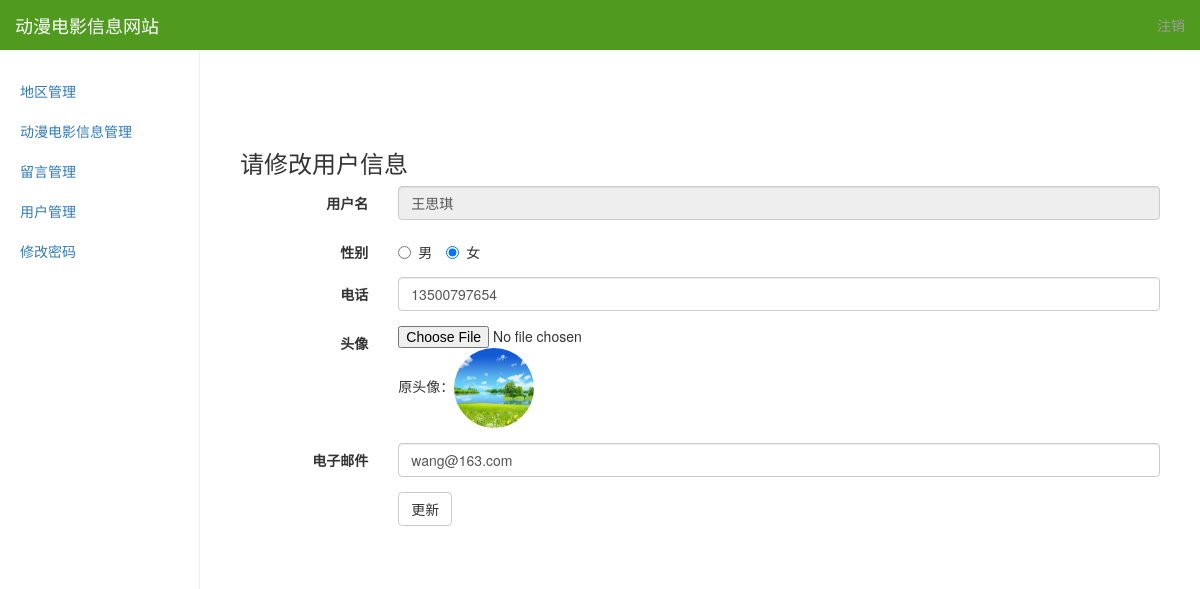
Screenshot of /admin/userEdit.php?uid=4 (signed in) with the database file from the repository.
### tables this page shows
CREATE TABLE `users`  (
  `uid` int(11) NOT NULL AUTO_INCREMENT,
  `uname` varchar(10) NOT NULL,
  `password` varchar(32) NOT NULL,
  `gender` tinyint(4) NOT NULL,
  `tel` varchar(20) NOT NULL,
  `photo` varchar(30) NOT NULL,
  `email` varchar(30) NOT NULL,
  `createtime` datetime(0) NOT NULL,
  `updatetime` timestamp(0) NOT NULL DEFAULT current_timestamp() ON UPDATE CURRENT_TIMESTAMP(0),
  PRIMARY KEY (`uid`) USING BTREE
);

### admin/userEdit.php (the view, shortened to what this page needs)
<?php
  require_once('tpl/header.php');
?>
<?php
   $link=connect();
   $uid = $_GET['uid'];
   $sql = "select * from users where uid={$uid}";
   $result = mysqli_query($link,$sql) or die('查询失败！'.mysqli_error($link));
   $row = mysqli_fetch_assoc($result);
   $uname = $row['uname'];
   $gender = $row['gender'];
   $tel = $row['tel'];
   $email = $row['email'];
   $pic = UserPhotoPath.$row['photo'];
 ?>
<h3>请修改用户信息</h3>
<form method="post"  class="form-horizontal" action="doUserUpdate.php"  enctype="multipart/form-data">
<div class="form-group">
    <label for="username" class="col-md-2 col-xs-2 control-label">用户名</label>
    <div class="col-md-10 col-xs-10">
   <input type="text" class="form-control" id="username" readonly="readonly" name="uname" value=<?php  echo $uname;  ?>>
   </div>
</div>
<div class="form-group">
    <label  class="col-md-2 col-xs-2 control-label">性别</label>
<div class="col-md-10 col-xs-10">
  <label class="radio-inline">
 <input type="radio"  name="gender" value="0" <?php  if(!$gender) echo 'checked';  ?>>男</label>
<label class="radio-inline">
 <input type="radio"  name="gender" value="1" <?php  if($gender) echo 'checked';  ?>>女</label>
 </div>
</div>
<div class="form-group">
    <label  class="col-md-2 col-xs-2 control-label">电话</label>
<div class="col-md-10 col-xs-10">
<input type="number" name="tel" class="form-control"  value=<?php  echo $tel;  ?>>
 </div>
</div>
<div class="form-group">
    <label  class="col-md-2 col-xs-2 control-label">头像</label>
<div class="col-md-10 col-xs-10">
     <input type="file" name="pic">
原头像：<img src="<?php
echo $pic;
?>" width="80px" height="80px" class="img-circle">
</div>
</div>
<div class="form-group">
    <label  class="col-md-2 col-xs-2 control-label">电子邮件</label>
<div class="col-md-10 col-xs-10">
   <input type="email" name="email" class="form-control"  value=<?php  echo $email;  ?>>
</div>
</div>
  <div class="form-group">
    <div class="col-sm-offset-2 col-sm-10 col-xs-10">
    <input type="submit"  class="btn btn-default" value="更新">
    </div>
  </div>
</form>
<?php
  require_once('tpl/footer.php');
?>

### admin/assets/dashboard.css (style rules this page uses)
body { padding-top: 50px; }

### admin/assets/offcanvas.css (style rules this page uses)
html { -ms-overflow-x: hidden; }
body { -ms-overflow-x: hidden; }
body { padding-top: 70px; }

### rows the page displays
users: uname "王思琪", gender "☐ 男", gender "☑ 女", tel "13500797654", photo (picture), email "wang@163.com"
